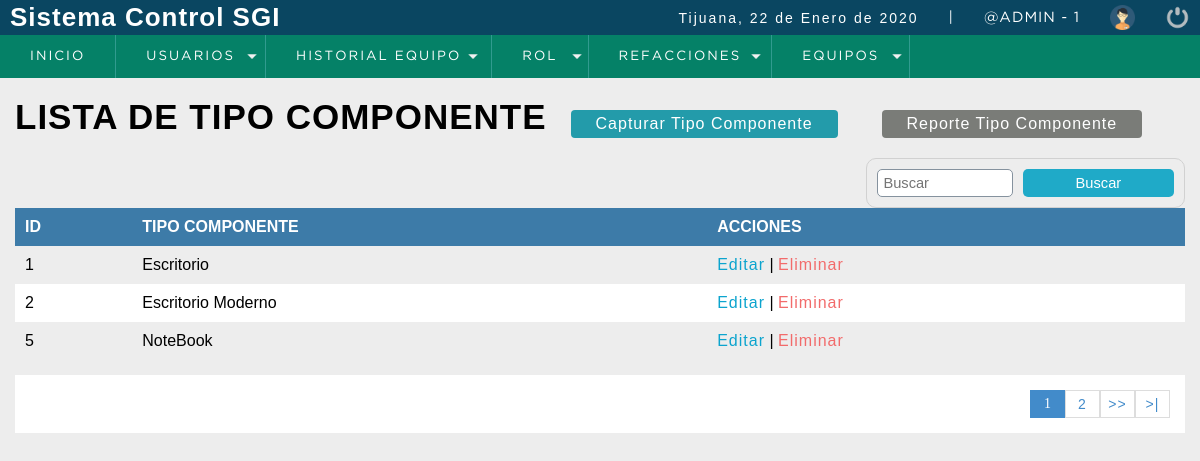
/sistema/listar_tipocomp.php (signed in), run on the app's committed database.
### tables this page shows
CREATE TABLE t_Tipo_Componente
(
  id_tipo_componente INTEGER UNSIGNED PRIMARY KEY AUTO_INCREMENT,
  descripcion VARCHAR(45) NOT NULL
);

### conexion.php (called while the page is built, shortened)
<?php
  class Conexion
  {
    private static $host = 'localhost';
    private static $user = 'servicios';
    private static $password = 'pcnay2003';
    private static $db_name = 'ordenservicios';
    private static $db_charset = 'uft8';
    public $conexion;
    public $query;
    public $rows = array();
    public function db_open()
    {
      $this->conexion = new mysqli(self::$host,
      self::$user,
      self::$password,
      self::$db_name);
      $this->conexion->set_charset(self::$db_charset);
    }
    public function get_query()
    {
      $result = $this->conexion->query($this->query);
      while ($this->rows[] = $result->fetch_assoc() );
      array_pop($this->rows);
      $datos2 = array();
      if (!empty($this->rows))
      {
        foreach ($this->rows as $nombreCampo => $contenidoCampo)
        {
          array_push($datos2,$contenidoCampo);
        }
      }
      return $datos2;
    }
  }
?>

### sistema/listar_tipocomp.php (the view, shortened to what this page needs)
<?php
  include "../conexion.php"
?>
<!DOCTYPE html>
<html lang="en">
<head>
	<?php include "include/scripts.php"; ?>
</head>
<body>
	<?php include "include/header.php" ?>
	<section id="container">
		<h1>LISTA DE TIPO COMPONENTE</h1>
    <a href="registro_tipocomp.php" class="btn_new">Capturar Tipo Componente</a>
    <a href="reporte_tipocomp.php" target="_blank" class="btn_reporte">Reporte Tipo Componente</a>
    <form action="buscar_tipocomp.php" method="get" class="form_search">
      <input type="text" name ="busqueda" id = "busqueda" placeholder = "Buscar" >
      <input type="submit" value="Buscar" class = "btn_search">
    </form>
    <table>
      <tr>
        <th>ID</th>
        <th>TIPO COMPONENTE</th>
        <th>ACCIONES</th>
      </tr>
      <?php
        $conectar = new Conexion();
        $conectar->query = "SELECT COUNT(*) AS total_registro FROM t_Tipo_Componente";
        $datos = $conectar->get_query();
        $total_registro = $datos[0]['total_registro'];
        $por_pagina = 3;
        if (empty ($_GET['pagina']))
        {
          $pagina = 1;
        }
        else
        {
          $pagina = $_GET['pagina'];
        }
        $desde = ($pagina-1)*$por_pagina;
        $total_paginas = ceil($total_registro/$por_pagina);
          $consulta = new Conexion();
          $consulta->query = "SELECT id_tipo_componente,descripcion FROM t_Tipo_Componente ORDER BY descripcion ASC LIMIT $desde,$por_pagina";
          $datos2 = $consulta->get_query();
          for ($n=0;$n<count($datos2);$n++)
          {
       ?>
            <tr>
              <td><?php echo $datos2[$n]['id_tipo_componente']; ?></td>
              <td><?php echo $datos2[$n]['descripcion']; ?></td>
              <td>
                <a class="link_edit" href="editar_tipocomp.php?id=<?php echo $datos2[$n]['id_tipo_componente']; ?>">Editar</a>
                |
                <a class="link_delete" href="eliminar_tipocomp.php?id=<?php echo $datos2[$n]['id_tipo_componente']; ?>">Eliminar</a>
              </td>
            </tr>
      <?php
          }
      ?>
    </table>
    <div class="paginador">
      <ul>
        <?php
          for ($i=1;$i<=$total_paginas;$i++)
          {
            if ($i == $pagina)
            {
              echo '<li class="pageSelected">'.$i.'</li>';
            }
            else
            {
              echo '<li><a href="?pagina='.$i.'">'.$i.'</a></li>';
            }
          }
          if ($pagina != $total_paginas)
          {
        ?>
        <li><a href="?pagina=<?php echo $pagina+1; ?>">>></a></li>
        <li><a href="?pagina=<?php echo $total_paginas; ?>">>|</a></li>
    <?php }?>
      </ul>
    </div>
	</section>
</body>
</html>

### sistema/css/style.css (style rules this page uses)
* { margin: 0; padding: 0; box-sizing: border-box; }
body { background: #ededed; }
h1, h2, h3, h4, h5, h6 { font-family: 'arial'; font-weight: bold; letter-spacing: 1px; }
h1 { font-size: 26px; }
a { text-decoration: none; font-family: arial; letter-spacing: 1px; }
#container { padding: 90px 15px 15px; }
form { background:#FFF; margin:auto; padding:20px 50px; border:1px solid #d1d1d1; }
input, select { display:block; width:100%; font-size:11pt; padding:5px; border:1px solid #85929e; border-radius:5px; }
#container h1 { font-size:35px; display:inline-block; }
.btn_new { display:inline-block; background:#239baa; color:#FFF; padding:5px 25px; border-radius:4px; margin:20px; }
.btn_reporte { display:inline-block; background:#7a7c78; color:#FFF; padding:5px 25px; border-radius:4px; margin:20px; }
table { border-collapse:collapse; font-size:12pt; font-family:'Arial'; width:100%; }
table th { text-align:left; padding:10px; background:#3d7ba8; color:#FFF; }
table tr:nth-child(odd) { background:#FFF; }
table td { padding:10px; }
.link_edit { color:#0ca4ce; }
.link_delete { color:#f26b6b; }
.paginador ul { padding:15px; list-style:none; background:#fff; margin-top:15px; display: -webkit-flex; display: -moz-flex; display: -ms-flex; display: -o-flex; display: flex; justify-content:flex-end; }
.paginador a, .pageSelected { color:#428bca; border:1px solid #ddd; padding:5px; display:inline-block; font-size:14px; text-align:center; width:35px; }
.pageSelected { color:#FFF; background:#428bca; border:1px solid #428bca; }
.form_search { display: -webkit-flex; display: -moz-flex; display: -ms-flex; display: -o-flex; display: flex; float:right; background:initial; padding:10px; border-radius:10px; }
.form_search .btn_search { background:#1faac8; color:#fff; padding:0 20px; border:0; cursor:pointer; margin-left:10px; }

### data on the page
t_tipo_componente: id_tipo_componente "1", descripcion "Escritorio"
t_tipo_componente: id_tipo_componente "2", descripcion "Escritorio Moderno"
t_tipo_componente: id_tipo_componente "5", descripcion "NoteBook"

### other printed values
fechaC() "22 de Enero de 2020"
$_SESSION['usuario'] "@ADMIN"
$_SESSION['id_rol'] "1"
